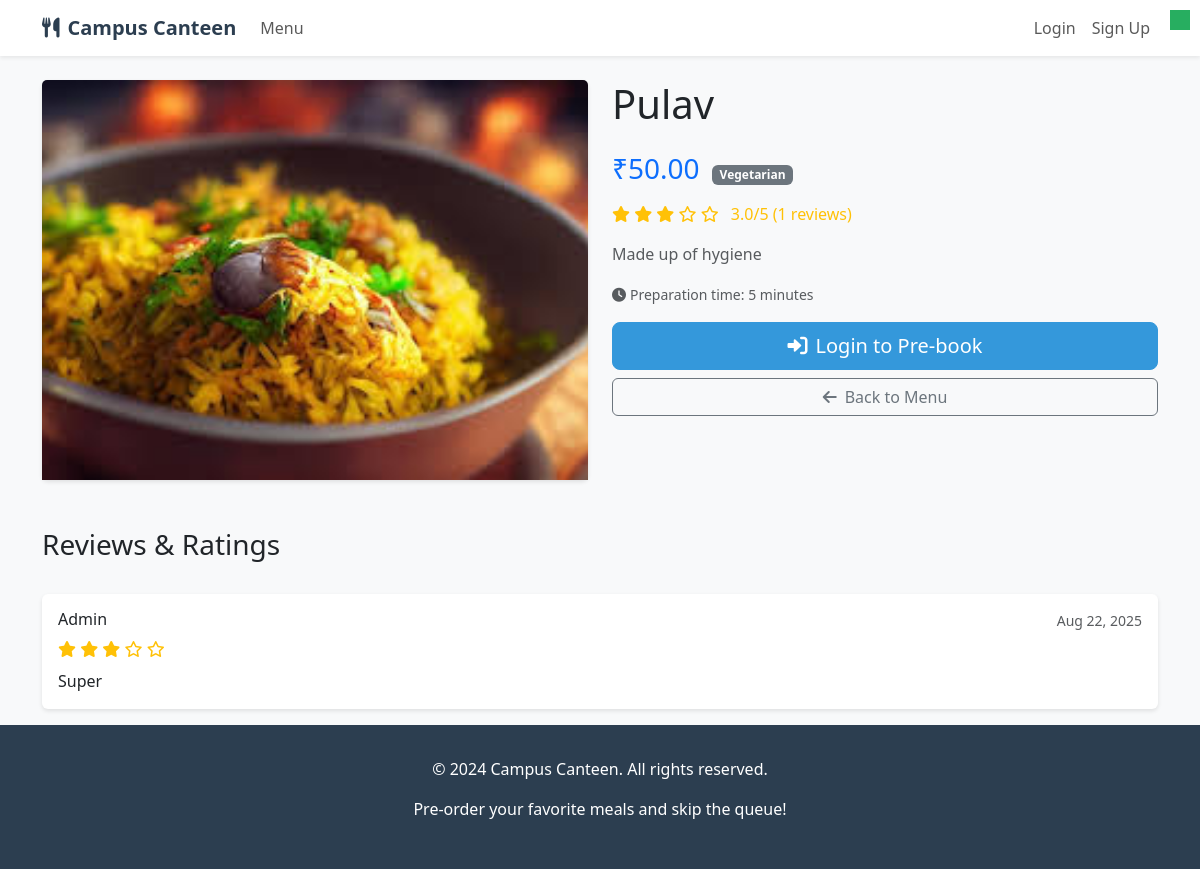
The page /canteen/dish/1/ on the database its author committed.
### canteen/models.py (models this page shows, shortened)
class Dish(models.Model):
    DISH_TYPE_CHOICES = [
        ('veg', 'Vegetarian'),
        ('non_veg', 'Non-Vegetarian'),
        ('beverage', 'Beverage'),
    ]
    name = models.CharField(max_length=100)
    description = models.TextField()
    category = models.ForeignKey(Category, on_delete=models.CASCADE)
    dish_type = models.CharField(max_length=10, choices=DISH_TYPE_CHOICES, default='veg')
    price = models.DecimalField(max_digits=8, decimal_places=2)
    image = models.ImageField(upload_to='dishes/', blank=True, null=True)
    is_available = models.BooleanField(default=True)
    is_featured = models.BooleanField(default=False)
    ingredients = models.TextField(blank=True, help_text="List main ingredients")
    preparation_time = models.PositiveIntegerField(default=15, help_text="Time in minutes")
    created_at = models.DateTimeField(auto_now_add=True)
    updated_at = models.DateTimeField(auto_now=True)
    @property
    def average_rating(self):
        reviews = self.review_set.all()
        if reviews:
            return round(sum(review.rating for review in reviews) / len(reviews), 1)
        return 0
    @property
    def total_reviews(self):
        return self.review_set.count()

class Review(models.Model):
    dish = models.ForeignKey(Dish, on_delete=models.CASCADE)
    user = models.ForeignKey(User, on_delete=models.CASCADE)
    rating = models.IntegerField(validators=[MinValueValidator(1), MaxValueValidator(5)])
    comment = models.TextField(blank=True)
    created_at = models.DateTimeField(auto_now_add=True)
    class Meta:
        unique_together = ('dish', 'user')  # One review per user per dish
        ordering = ['-created_at']

### canteen/views.py (the view, shortened to what this page needs)
# urls.py: path('dish/<int:pk>/', views.dish_detail, name='dish_detail'),
def dish_detail(request, pk):
    dish = get_object_or_404(Dish, pk=pk)
    reviews = Review.objects.filter(dish=dish).select_related('user')
    user_review = None
    if request.user.is_authenticated:
        try:
            user_review = Review.objects.get(dish=dish, user=request.user)
        except Review.DoesNotExist:
            pass
    review_form = ReviewForm()
    if user_review:
        review_form = ReviewForm(instance=user_review)
    context = {
        'dish': dish,
        'reviews': reviews,
        'user_review': user_review,
        'review_form': review_form,
    }
    return render(request, 'canteen/dish_detail.html', context)

### canteen/templates/canteen/dish_detail.html (shortened to what this page needs)
{% extends 'canteen/base.html' %}
{% block content %}
<div class="row">
    <div class="col-md-6">
        <div class="card">
            {% if dish.image %}
                <img src="{{ dish.image.url }}" class="card-img-top" alt="{{ dish.name }}" style="height: 400px; object-fit: cover;">
            {% else %}
                <div class="card-img-top bg-light d-flex align-items-center justify-content-center" style="height: 400px;">
                    <i class="fas fa-utensils fa-5x text-muted"></i>
                </div>
            {% endif %}
        </div>
    </div>
    <div class="col-md-6">
        <div class="d-flex align-items-center mb-3">
            <h1>{{ dish.name }}</h1>
            <div class="veg-indicator {{ dish.dish_type }} ms-3"></div>
        </div>
        <div class="mb-3">
            <span class="h3 text-primary">₹{{ dish.price }}</span>
            <span class="badge bg-secondary ms-2">{{ dish.get_dish_type_display }}</span>
        </div>
        <div class="mb-3">
            <div class="rating-stars mb-2">
                {% for i in "12345" %}
                    {% if i|add:0 <= dish.average_rating %}
                        <i class="fas fa-star"></i>
                    {% else %}
                        <i class="far fa-star"></i>
                    {% endif %}
                {% endfor %}
                <span class="ms-2">{{ dish.average_rating }}/5 ({{ dish.total_reviews }} reviews)</span>
            </div>
        </div>
        <p class="text-muted mb-3">{{ dish.description }}</p>
        <div class="mb-3">
            <small class="text-muted">
                <i class="fas fa-clock me-1"></i>Preparation time: {{ dish.preparation_time }} minutes
            </small>
        </div>
        <div class="d-grid gap-2">
            {% if dish.is_available %}
                {% if user.is_authenticated %}
                    <a href="{% url 'canteen:prebook_dish' dish.id %}" class="btn btn-primary btn-lg">
                        <i class="fas fa-clock me-2"></i>Pre-book This Dish
                    </a>
                {% else %}
                    <a href="{% url 'accounts:login' %}" class="btn btn-primary btn-lg">
                        <i class="fas fa-sign-in-alt me-2"></i>Login to Pre-book
                    </a>
                {% endif %}
            {% else %}
                <button class="btn btn-danger btn-lg" disabled>
                    <i class="fas fa-times me-2"></i>Currently Sold Out
                </button>
            {% endif %}
            <a href="{% url 'canteen:menu' %}" class="btn btn-outline-secondary">
                <i class="fas fa-arrow-left me-2"></i>Back to Menu
            </a>
        </div>
    </div>
</div>
<div class="row mt-5">
    <div class="col-12">
        <h3>Reviews & Ratings</h3>
    </div>
</div>
<div class="row mt-4">
    <div class="col-12">
        {% for review in reviews %}
            <div class="card mb-3">
                <div class="card-body">
                    <div class="d-flex justify-content-between align-items-start">
                        <div>
                            <h6 class="card-title">{{ review.user.first_name|default:review.user.username }}</h6>
                            <div class="rating-stars mb-2">
                                {% for i in "12345" %}
                                    {% if i|add:0 <= review.rating %}
                                        <i class="fas fa-star"></i>
                                    {% else %}
                                        <i class="far fa-star"></i>
                                    {% endif %}
                                {% endfor %}
                            </div>
                            {% if review.comment %}
                                <p class="card-text">{{ review.comment }}</p>
                            {% endif %}
                        </div>
                        <small class="text-muted">{{ review.created_at|date:"M d, Y" }}</small>
                    </div>
                </div>
            </div>
        {% empty %}
            <div class="text-center py-4">
                <i class="fas fa-comments fa-3x text-muted mb-3"></i>
                <h5>No reviews yet</h5>
                <p class="text-muted">Be the first to review this dish!</p>
            </div>
        {% endfor %}
    </div>
</div>
{% endblock %}

### canteen/templates/canteen/base.html (style rules this page uses)
:root { --primary-color: #2c3e50; --secondary-color: #3498db; --accent-color: #e74c3c; --success-color: #27ae60; }
body { background-color: #f8f9fa; }
.card { border: none; box-shadow: 0 2px 4px rgba(0,0,0,0.1); transition: transform 0.2s; }
.veg-indicator { position: absolute; top: 10px; right: 10px; width: 20px; height: 20px; border: 2px solid; }
.veg-indicator.veg { border-color: #27ae60; background-color: #27ae60; }
.rating-stars { color: #ffc107; }
.btn-primary { background-color: var(--secondary-color); border-color: var(--secondary-color); }

### rows shown on the page
Dish: image (picture), name "Pulav", price "50.00", dish_type "Vegetarian", average_rating "3.0", total_reviews "1", description "Made up of hygiene", preparation_time "5"
Review: user.first_name "Admin", comment "Super", created_at "Aug 22, 2025"
